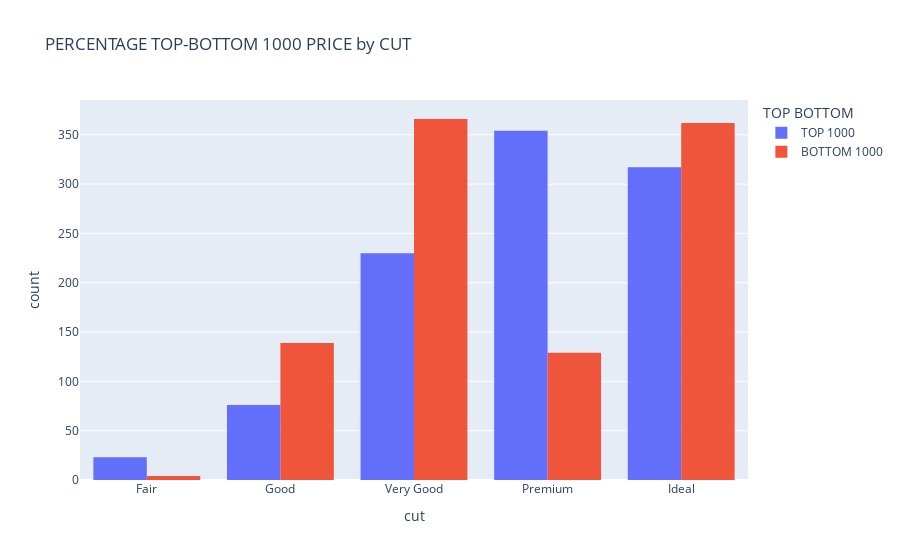

The notebook cell this image was saved under:
### Code cell
cut_values = {'cut':['Fair','Good','Very Good', 'Premium','Ideal']}
fig=px.histogram(dfall, x='cut',orientation='v',title=f'PERCENTAGE TOP-BOTTOM {rank} PRICE by CUT',color='TOP BOTTOM',
                 barmode='group',category_orders=cut_values)
fig.show()

### Figure 1 — Plotly figure (JSON) as saved in the notebook; plotly's stock layout.template omitted (floating-point values rounded to 4 significant figures; data arrays with more than 128 entries replaced by an {"elided": "..."} marker saying what was removed)
{"data": [{"alignmentgroup": "True", "bingroup": "x", "hovertemplate": "TOP BOTTOM=TOP 1000<br>cut=%{x}<br>count=%{y}<extra></extra>", "legendgroup": "TOP 1000", "marker": {"color": "#636efa"}, "name": "TOP 1000", "offsetgroup": "TOP 1000", "orientation": "v", "showlegend": true, "type": "histogram", "x": {"elided": "1000 str values"}, "xaxis": "x", "yaxis": "y"}, {"alignmentgroup": "True", "bingroup": "x", "hovertemplate": "TOP BOTTOM=BOTTOM 1000<br>cut=%{x}<br>count=%{y}<extra></extra>", "legendgroup": "BOTTOM 1000", "marker": {"color": "#EF553B"}, "name": "BOTTOM 1000", "offsetgroup": "BOTTOM 1000", "orientation": "v", "showlegend": true, "type": "histogram", "x": {"elided": "1000 str values"}, "xaxis": "x", "yaxis": "y"}], "layout": {"autosize": true, "barmode": "group", "legend": {"title": {"text": "TOP BOTTOM"}, "tracegroupgap": 0}, "title": {"text": "PERCENTAGE TOP-BOTTOM 1000 PRICE by CUT"}, "xaxis": {"anchor": "y", "autorange": true, "categoryarray": ["Fair", "Good", "Very Good", "Premium", "Ideal"], "categoryorder": "array", "domain": [0, 1], "range": [-0.5, 4.5], "title": {"text": "cut"}, "type": "category"}, "yaxis": {"anchor": "x", "autorange": true, "domain": [0, 1], "range": [0, 385.3], "title": {"text": "count"}}}}
